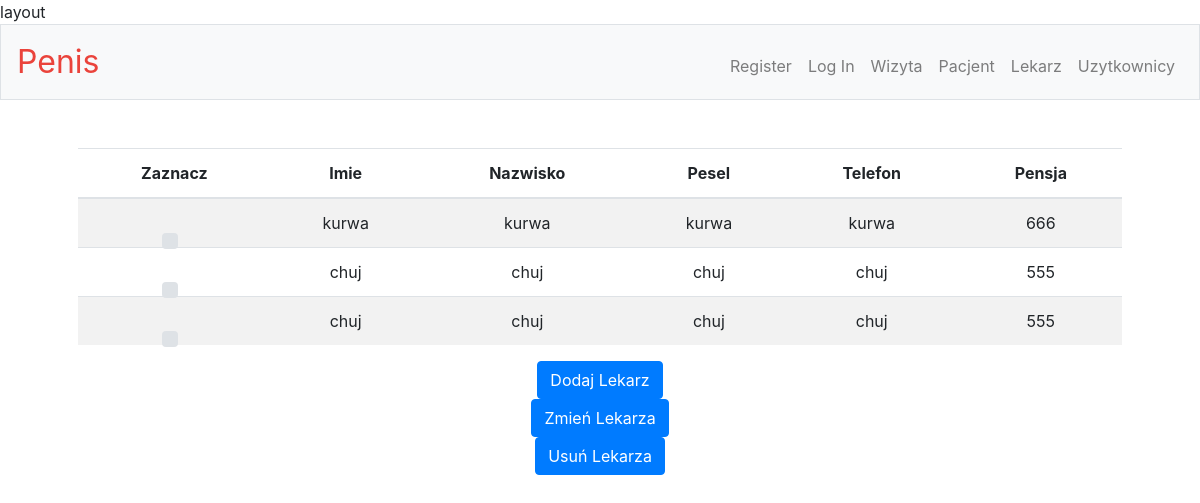
The page /lekarz on the database as committed earlier.
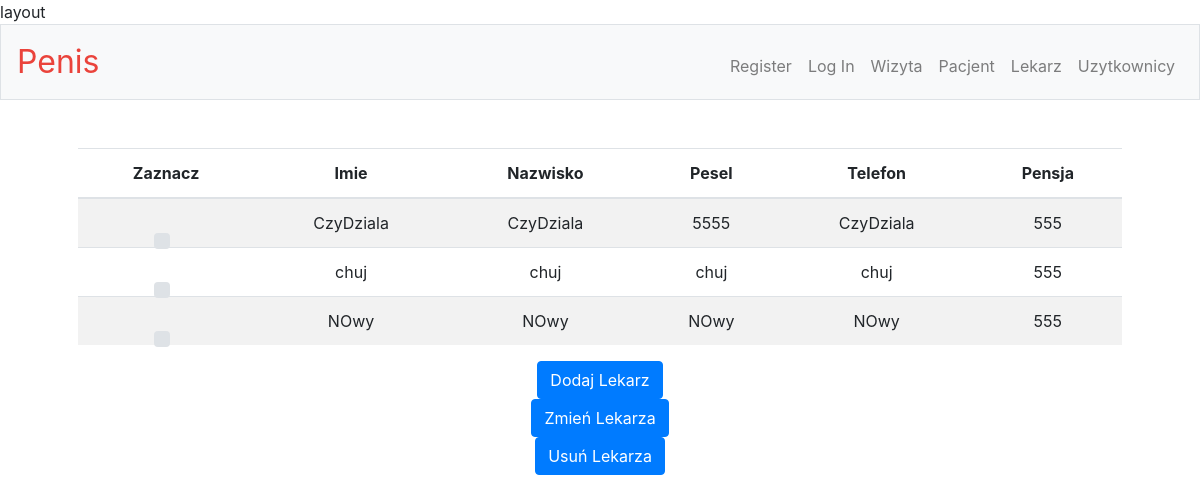
The same page on the database as committed later.
### tables this page shows
CREATE TABLE Lekarz(id integer PRIMARY KEY AUTOINCREMENT, Name TEXT, Surname TEXT, Pesel TEXT, Telefon TEXT, Salary integer,  Users_id INTEGER NOT NULL, FOREIGN KEY (Users_id) REFERENCES Users (id));

### app.py (the view)
@app.route('/lekarz', methods=['GET', 'POST'])
def lekarz():
    if request.method == "GET":
        con = sqlite3.connect("db.db")
        cur = con.cursor()
        columns = ["Imie", "Nazwisko", "Pesel", "Telefon", "Pensja"]
        cur.execute(
            "select id, Name, Surname, Pesel, Telefon, Salary from Lekarz")
        rows = cur.fetchall()
        return render_template("lekarz.html", columns=columns, rows=rows)

### templates/lekarz.html (shortened to what this page needs)
{% extends "layout.html" %}
{% block main %}
    <table class="table table-striped">
        <thead class>
        <tr>
            <th scope="col">Zaznacz</th>
            {% for column in columns %}
                <th scope="col">{{ column }}</th>
            {% endfor %}
        </tr>
        </thead>
        <tbody>
        {% for row in rows %}
            <tr>
                <td>
                    <div class="custom-control custom-checkbox">
                    </div>
                </td>
                {% for value in row[1:] %}
                    <td>{{ value }}</td>
                {% endfor %}
            </tr>
        {% endfor %}
        </tbody>
    </table>
    <form method="get" action="/lekarz_create">
        <button class="btn btn-primary" type="submit">Dodaj Lekarz</button>
    </form>
    <form method="get" action="/lekarz_update">
           <button name="id" value="" onclick="getValue()" id="update" class="btn btn-primary" type="submit">Zmień Lekarza</button>
    </form>
        <form method="get" action="/lekarz_delete">
           <button name="id" value="" onclick="getValue()" id="delete" class="btn btn-primary" type="submit">Usuń Lekarza</button>
    </form>
{% endblock %}

### templates/layout.html (shortened to what this page needs)
<!DOCTYPE html>
<html lang="en">
    <head>
        <link href="https://maxcdn.bootstrapcdn.com/bootstrap/4.1.3/css/bootstrap.min.css" rel="stylesheet">
        <link href="/static/styles.css" rel="stylesheet">
    </head>layout
    <body>
        <nav class="navbar navbar-expand-md navbar-light bg-light border">
            <a class="navbar-brand" href="/"><span class="red">Penis</span></a>
            <div class="collapse navbar-collapse" id="navbar">
                    <ul class="navbar-nav mr-auto mt-2">
                        <li class="nav-item"><a class="nav-link" href="/wizyta">Wizyta</a></li>
                        <li class="nav-item"><a class="nav-link" href="/pacjent">Pacjent</a></li>
                        <li class="nav-item"><a class="nav-link" href="/lekarz">Lekarz</a></li>
                        <li class="nav-item"><a class="nav-link" href="/uzytkownicy">Uzytkownicy</a></li>
                    </ul>
                    <ul class="navbar-nav ml-auto mt-2">
                        <li class="nav-item"><a class="nav-link" href="/logout">Log Out</a></li>
                    </ul>
                    <ul class="navbar-nav ml-auto mt-2">
                        <li class="nav-item"><a class="nav-link" href="/register">Register</a></li>
                        <li class="nav-item"><a class="nav-link" href="/login">Log In</a></li>
                        <li class="nav-item"><a class="nav-link" href="/wizyta">Wizyta</a></li>
                        <li class="nav-item"><a class="nav-link" href="/pacjent">Pacjent</a></li>
                        <li class="nav-item"><a class="nav-link" href="/lekarz">Lekarz</a></li>
                        <li class="nav-item"><a class="nav-link" href="/uzytkownicy">Uzytkownicy</a></li>
                    </ul>
            </div>
        </nav>
        <main class="container p-5">
            {% block main %}{% endblock %}
        </main>
    </body>
</html>

### static/styles.css (style rules this page uses)
nav .navbar-brand { font-size: xx-large; }
nav .navbar-brand .red { color: #ea433b; }
main { overflow-x: auto; text-align: center; }

Rows that differ between the two databases and show on the page:
removed Lekarz: Name "kurwa", Surname "kurwa", Pesel "kurwa", Telefon "kurwa", Salary "666"
removed Lekarz: Name "chuj", Surname "chuj", Pesel "chuj", Telefon "chuj", Salary "555"
added Lekarz: Name "CzyDziala", Surname "CzyDziala", Pesel "5555", Telefon "CzyDziala", Salary "555"
added Lekarz: Name "NOwy", Surname "NOwy", Pesel "NOwy", Telefon "NOwy", Salary "555"
